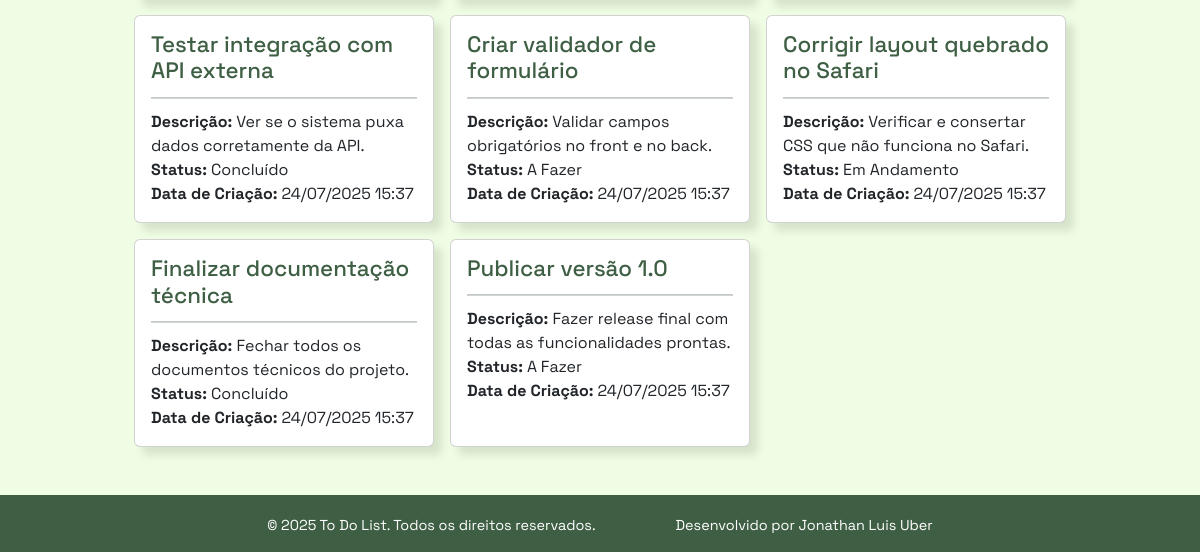
The page /tarefa/ (lower part) on the database as committed earlier.
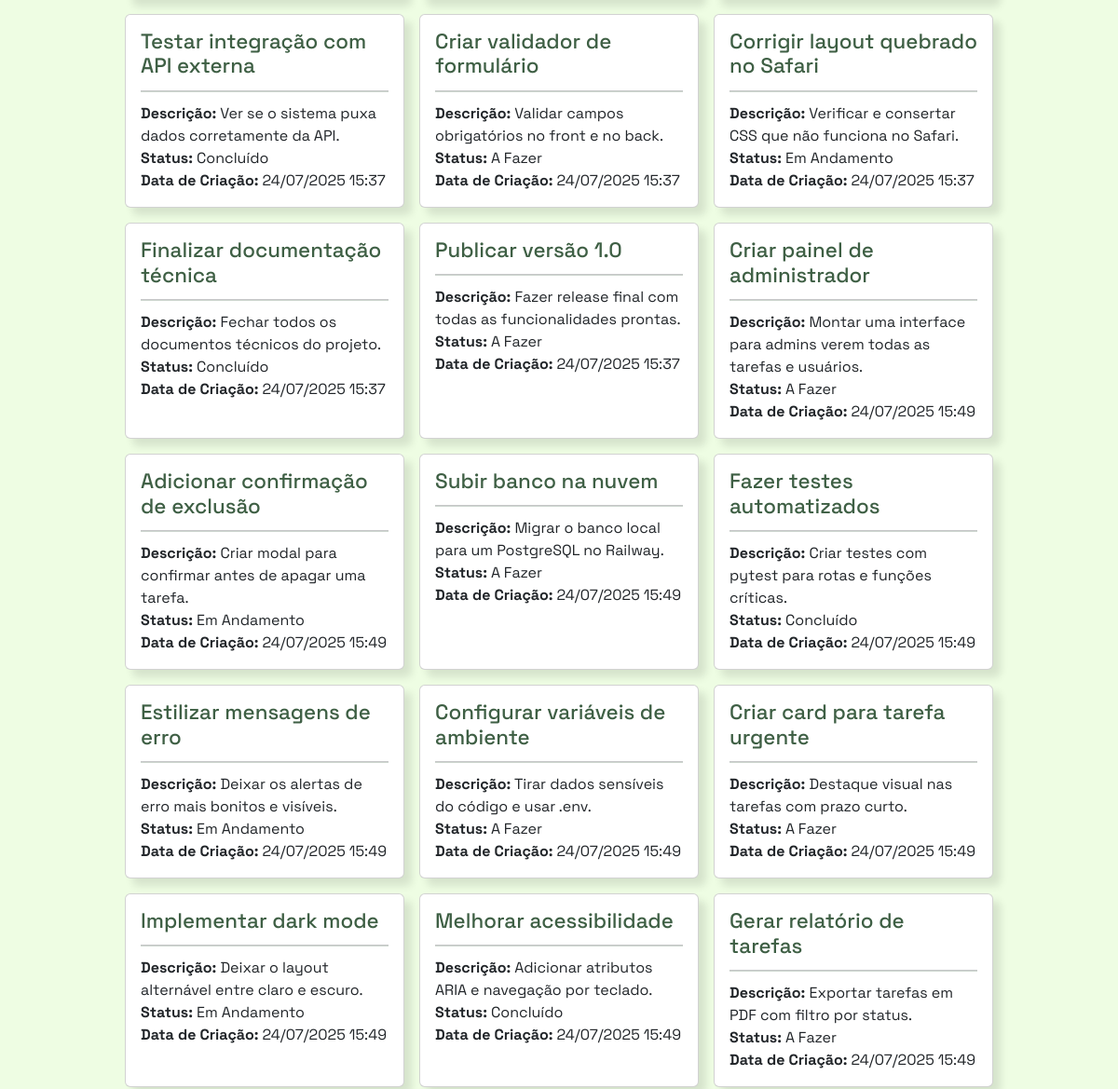
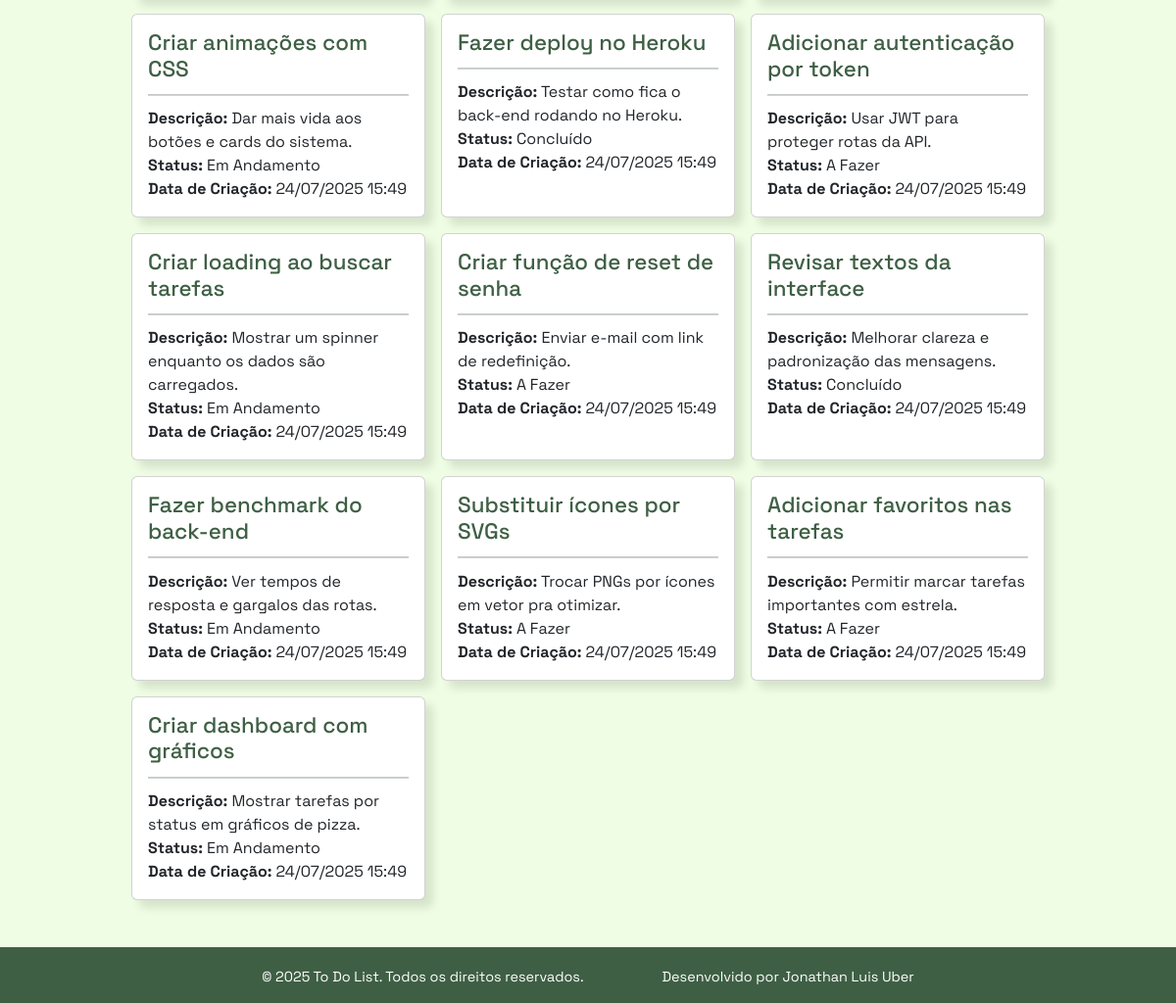
The same page on the database as committed later (2 pictures, top to bottom).
### app/models.py (models this page shows)
class Tarefa(db.Model):
    id = db.Column(db.Integer, primary_key=True)
    titulo = db.Column(db.String(100), nullable=True)
    descricao = db.Column(db.String(100), nullable=True)
    status = db.Column(db.String(20), nullable=False, default="a_fazer")
    data_envio = db.Column(db.DateTime, default=datetime.now())

### app/views.py (the view)
@app.route('/tarefa/', methods=['GET', 'POST'])
def tarefas():
    form = tarefaForm()
    context = {}
    pesquisa = request.args.get('pesquisa', '')
    if form.validate_on_submit():
        form.save()
    dados = Tarefa.query.order_by('data_envio')
    if pesquisa != '':
        dados = dados.filter(Tarefa.titulo.ilike(f'%{pesquisa}%'))
    status_dict = {
        'a_fazer': 'A Fazer',
        'em_andamento': 'Em Andamento',
        'concluido': 'Concluído'
    }
    context = {'dados': dados.all()}
    return render_template('tarefas.html', context=context, form=form, status_dict = status_dict)

### app/templates/tarefas.html (shortened to what this page needs)
{% extends 'base.html' %}
{% block content %}
<section class="pagina">
    <section class="visualizar">
        <div class="container-list">
                {% for linha in context.dados %}
                        <div class="card">
                            <h3>{{ linha.titulo }}</h3>
                            <hr class="linha-card">
                            <p><strong>Descrição:</strong> {{ linha.descricao }}</p>
                            <p><strong>Status:</strong> {{ status_dict[linha.status] }}</p>
                            <p><strong>Data de Criação:</strong> {{ linha.data_envio.strftime('%d/%m/%Y %H:%M') }}</p>
                        </div>
                {% endfor %}
        </div>
    </section>
</section>
{% include 'footer.html' %}
{% endblock %}

Rows that differ between the two databases and show on the page:
added Tarefa: titulo "Criar painel de administrador", descricao "Montar uma interface para admins verem todas as tarefas e usuários.", status "A Fazer", data_envio "24/07/2025 15:49"
added Tarefa: titulo "Adicionar confirmação de exclusão", descricao "Criar modal para confirmar antes de apagar uma tarefa.", status "Em Andamento", data_envio "24/07/2025 15:49"
added Tarefa: titulo "Subir banco na nuvem", descricao "Migrar o banco local para um PostgreSQL no Railway.", status "A Fazer", data_envio "24/07/2025 15:49"
added Tarefa: titulo "Fazer testes automatizados", descricao "Criar testes com pytest para rotas e funções críticas.", status "Concluído", data_envio "24/07/2025 15:49"
added Tarefa: titulo "Estilizar mensagens de erro", descricao "Deixar os alertas de erro mais bonitos e visíveis.", status "Em Andamento", data_envio "24/07/2025 15:49"
added Tarefa: titulo "Configurar variáveis de ambiente", descricao "Tirar dados sensíveis do código e usar .env.", status "A Fazer", data_envio "24/07/2025 15:49"
added Tarefa: titulo "Criar card para tarefa urgente", descricao "Destaque visual nas tarefas com prazo curto.", status "A Fazer", data_envio "24/07/2025 15:49"
added Tarefa: titulo "Implementar dark mode", descricao "Deixar o layout alternável entre claro e escuro.", status "Em Andamento", data_envio "24/07/2025 15:49"
added Tarefa: titulo "Melhorar acessibilidade", descricao "Adicionar atributos ARIA e navegação por teclado.", status "Concluído", data_envio "24/07/2025 15:49"
added Tarefa: titulo "Gerar relatório de tarefas", descricao "Exportar tarefas em PDF com filtro por status.", status "A Fazer", data_envio "24/07/2025 15:49"
added Tarefa: titulo "Criar animações com CSS", descricao "Dar mais vida aos botões e cards do sistema.", status "Em Andamento", data_envio "24/07/2025 15:49"
added Tarefa: titulo "Fazer deploy no Heroku", descricao "Testar como fica o back-end rodando no Heroku.", status "Concluído", data_envio "24/07/2025 15:49"
added Tarefa: titulo "Adicionar autenticação por token", descricao "Usar JWT para proteger rotas da API.", status "A Fazer", data_envio "24/07/2025 15:49"
added Tarefa: titulo "Criar loading ao buscar tarefas", descricao "Mostrar um spinner enquanto os dados são carregados.", status "Em Andamento", data_envio "24/07/2025 15:49"
added Tarefa: titulo "Criar função de reset de senha", descricao "Enviar e-mail com link de redefinição.", status "A Fazer", data_envio "24/07/2025 15:49"
added Tarefa: titulo "Revisar textos da interface", descricao "Melhorar clareza e padronização das mensagens.", status "Concluído", data_envio "24/07/2025 15:49"
added Tarefa: titulo "Fazer benchmark do back-end", descricao "Ver tempos de resposta e gargalos das rotas.", status "Em Andamento", data_envio "24/07/2025 15:49"
added Tarefa: titulo "Substituir ícones por SVGs", descricao "Trocar PNGs por ícones em vetor pra otimizar.", status "A Fazer", data_envio "24/07/2025 15:49"
added Tarefa: titulo "Adicionar favoritos nas tarefas", descricao "Permitir marcar tarefas importantes com estrela.", status "A Fazer", data_envio "24/07/2025 15:49"
added Tarefa: titulo "Criar dashboard com gráficos", descricao "Mostrar tarefas por status em gráficos de pizza.", status "Em Andamento", data_envio "24/07/2025 15:49"
